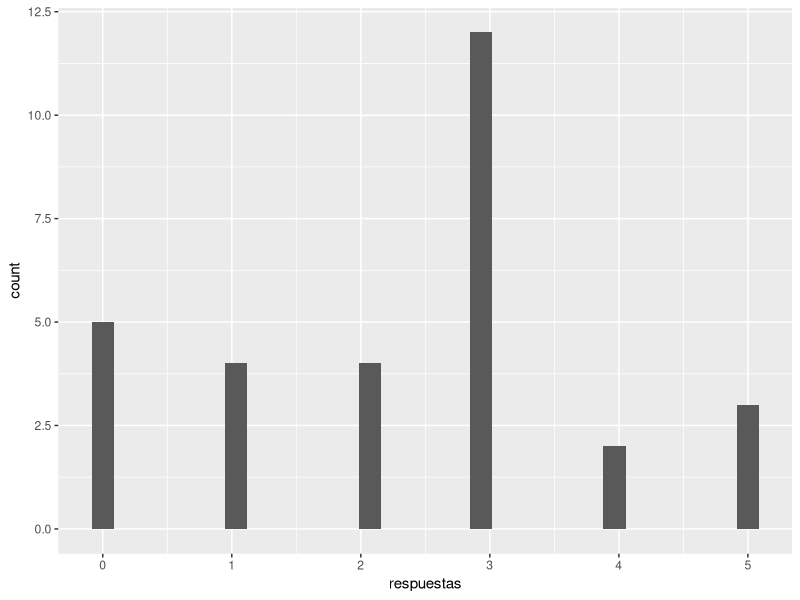

Generate this figure with R: (Note: this script raises an error after producing the figure.)
library(tidyverse)
library(readxl)
library(RColorBrewer)


# source("ponderadores.R")

no_respondentes<-read_xlsx("Copia de Circuito Limpio Direcciones Villa del Cerro.xlsx")


## Para tener una sola variable con respuestas
no_respondentes <- no_respondentes %>%
  rowwise() %>%
  mutate(Respuesta = if ("H" %in% c(estado1, estado2, estado3)) 1 else 0) %>%
  ungroup()


tabla_respuestas <- no_respondentes %>% group_by(codcomp) %>% summarise(
  respuestas = sum(Respuesta)
) 

sum(tabla_respuestas$respuestas)

no_respondentes %>% group_by(codcomp) %>% summarise(
  respuestas = sum(Respuesta)
) %>% ggplot(aes(respuestas)) + geom_histogram()


tabla_respuestas <- tabla_respuestas %>% rename(
 CODCOMP= codcomp
)

# para que matchee manzanas que no matcehaban
tabla_respuestas$CODCOMP <- round(tabla_respuestas$CODCOMP, digits = 0)
m$CODCOMP <- round(m$CODCOMP, digits = 0)

mapR <- merge(m,tabla_respuestas, by="CODCOMP")

mapR$respfact <- as.factor(mapR$respuestas)


# mapeo de respustas
tmap_mode("view")
#tmap_options(check.and.fix = TRUE)


tm_shape(mapR)+
  tm_polygons(id="V_PAR",alpha = 0.5, col="respfact")

colores_dark2 <- brewer.pal(8, "Dark2")

tm_shape(mapR) +
  tm_borders("black") +  # Bordes en negro
  tm_fill(col = "respfact", alpha = 0.5, palette = "Reds") +
  tm_layout(legend.position = c("left", "bottom"))


# Viendo el mapa coloreado por cantidad de respuesta en cada zona sorteada haremos 3
# estratos para hacer el mismo ponderador en cada uno de esos estratos.

# Decidimos cortar el primer estrat las zonas que estan al norte de la calle Belgica
# el segundo estrato las que estan entre Belgica y Juan V. Viacaba, y el tercero las
# zonas que estan por debajo de Juan B. Viacaba
# en el primer estrato quedaran 11 manzanas
# en el segundo estrato quedaran 11 manzanas
# en el tercero quedaran las restantes 8 manzanas.


unique(mapR$CODCOMP)

post_estratoR <- c(rep(1,11),rep(2,11),rep(3,8))

CODCOMP_ord_NR <- c(113029002,113030001,113030601,113029008,113030004,113030007,113029010,113028004,113028007,113028002,113028600,113021017,113020003,113018011,113019001,113019006,113019003,113019008,113018014,113005001,113004002,113005009,113005003,113004004,113005012,113005005,113005006,113001001,113001003,113001006)

post_estratRESP <- as.data.frame(cbind(post_estratoR,CODCOMP_ord_NR))

colnames(post_estratRESP) <- c("post_estrato","CODCOMP")

mapR <- left_join(mapR,post_estratRESP,by="CODCOMP")

# calculamos la propension de respuestas en cada uno de estos estratos, esta propension será nuestra probabilidad
# estimada de responder y la usaremos para el ajuste por no respuesta de nuestros ponderadores.


prop_resp <- as.data.frame(mapR) %>% group_by(post_estrato) %>% 
  summarise(
    prob_resp = sum(respuestas)/(6*n())
  )

mapR <- left_join(mapR,prop_resp, by="post_estrato")


#agregamos el postestrato al objeto donde tenemos los ponderadores originales
muestra_zonas_villa$CODCOMP = round(muestra_zonas_villa$CODCOMP,0)


muestra_zonas_villa <- left_join(muestra_zonas_villa,post_estratRESP,by="CODCOMP")

muestra_zonas_villa <- left_join(muestra_zonas_villa,prop_resp, by="post_estrato")



muestra_zonas_villa <- muestra_zonas_villa %>% mutate(
  pond_no_resp = pond_orig*(1/prob_resp)
)

deffK(muestra_zonas_villa$pond_no_resp)

